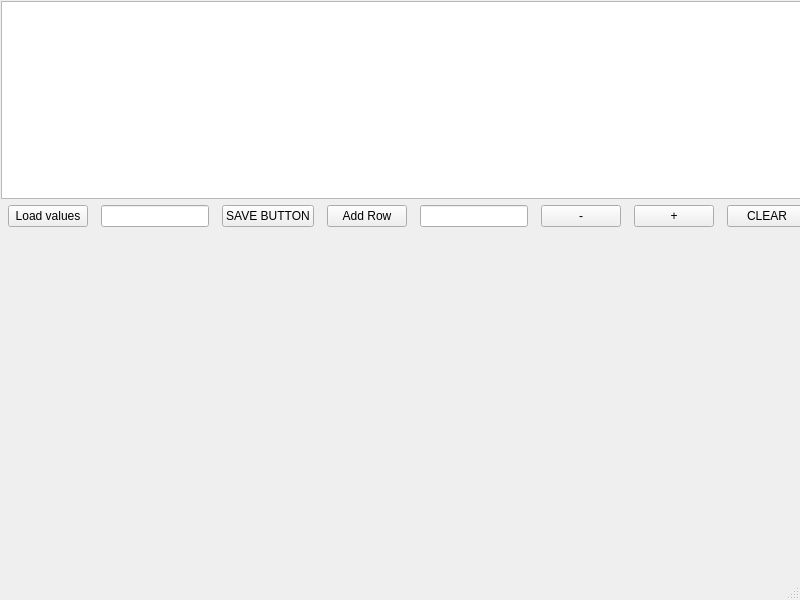
<?xml version="1.0" encoding="UTF-8"?>
<ui version="4.0">
 <class>MainWindow</class>
 <widget class="QMainWindow" name="MainWindow">
  <property name="enabled">
   <bool>true</bool>
  </property>
  <property name="geometry">
   <rect>
    <x>0</x>
    <y>0</y>
    <width>800</width>
    <height>600</height>
   </rect>
  </property>
  <property name="windowTitle">
   <string>MainWindow</string>
  </property>
  <widget class="QWidget" name="centralwidget">
   <property name="enabled">
    <bool>true</bool>
   </property>
   <widget class="QWidget" name="layoutWidget">
    <property name="geometry">
     <rect>
      <x>1</x>
      <y>1</y>
      <width>819</width>
      <height>226</height>
     </rect>
    </property>
    <layout class="QVBoxLayout" name="verticalLayout">
     <item>
      <widget class="QTableWidget" name="tableWidget"/>
     </item>
     <item>
      <layout class="QHBoxLayout" name="horizontalLayout">
       <item>
        <widget class="QPushButton" name="loadButton">
         <property name="sizePolicy">
          <sizepolicy hsizetype="Fixed" vsizetype="Fixed">
           <horstretch>0</horstretch>
           <verstretch>0</verstretch>
          </sizepolicy>
         </property>
         <property name="text">
          <string>Load values</string>
         </property>
        </widget>
       </item>
       <item>
        <widget class="QLineEdit" name="lineEditC">
         <property name="sizePolicy">
          <sizepolicy hsizetype="Fixed" vsizetype="Fixed">
           <horstretch>0</horstretch>
           <verstretch>0</verstretch>
          </sizepolicy>
         </property>
        </widget>
       </item>
       <item>
        <widget class="QPushButton" name="pushButton">
         <property name="enabled">
          <bool>true</bool>
         </property>
         <property name="sizePolicy">
          <sizepolicy hsizetype="Fixed" vsizetype="Fixed">
           <horstretch>0</horstretch>
           <verstretch>0</verstretch>
          </sizepolicy>
         </property>
         <property name="text">
          <string>SAVE BUTTON</string>
         </property>
        </widget>
       </item>
       <item>
        <widget class="QPushButton" name="addRowButton">
         <property name="sizePolicy">
          <sizepolicy hsizetype="Fixed" vsizetype="Fixed">
           <horstretch>0</horstretch>
           <verstretch>0</verstretch>
          </sizepolicy>
         </property>
         <property name="text">
          <string>Add Row</string>
         </property>
        </widget>
       </item>
       <item>
        <widget class="QLineEdit" name="lineEditR">
         <property name="sizePolicy">
          <sizepolicy hsizetype="Fixed" vsizetype="Fixed">
           <horstretch>0</horstretch>
           <verstretch>0</verstretch>
          </sizepolicy>
         </property>
         <property name="minimumSize">
          <size>
           <width>0</width>
           <height>0</height>
          </size>
         </property>
         <property name="placeholderText">
          <string/>
         </property>
        </widget>
       </item>
       <item>
        <widget class="QPushButton" name="buttonSub">
         <property name="sizePolicy">
          <sizepolicy hsizetype="Fixed" vsizetype="Fixed">
           <horstretch>0</horstretch>
           <verstretch>0</verstretch>
          </sizepolicy>
         </property>
         <property name="text">
          <string>-</string>
         </property>
        </widget>
       </item>
       <item>
        <widget class="QPushButton" name="columnAddButton">
         <property name="sizePolicy">
          <sizepolicy hsizetype="Fixed" vsizetype="Fixed">
           <horstretch>0</horstretch>
           <verstretch>0</verstretch>
          </sizepolicy>
         </property>
         <property name="text">
          <string>+</string>
         </property>
        </widget>
       </item>
       <item>
        <widget class="QPushButton" name="clearButton">
         <property name="sizePolicy">
          <sizepolicy hsizetype="Fixed" vsizetype="Fixed">
           <horstretch>0</horstretch>
           <verstretch>0</verstretch>
          </sizepolicy>
         </property>
         <property name="text">
          <string>CLEAR</string>
         </property>
        </widget>
       </item>
      </layout>
     </item>
    </layout>
   </widget>
  </widget>
  <widget class="QMenuBar" name="menubar">
   <property name="geometry">
    <rect>
     <x>0</x>
     <y>0</y>
     <width>800</width>
     <height>21</height>
    </rect>
   </property>
  </widget>
  <widget class="QStatusBar" name="statusbar"/>
 </widget>
 <resources/>
 <connections/>
</ui>
